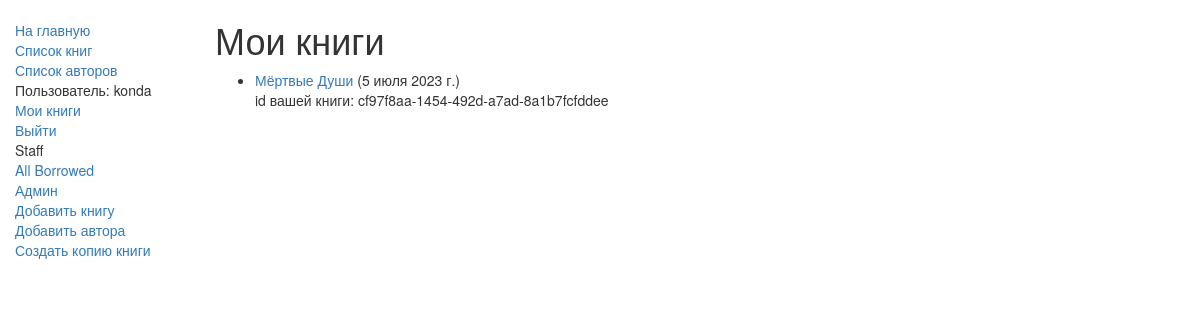
The page /catalog/my_books (signed in) on the database as committed earlier.
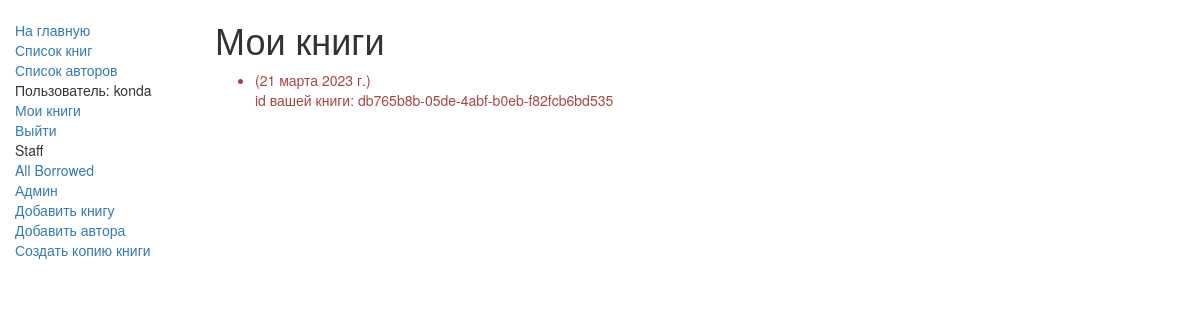
The same page on the database as committed later.
### catalog/models.py (models this page shows, shortened)
class BookInstance(models.Model):
    id = models.UUIDField(primary_key=True, default=uuid.uuid4,
                          help_text="Unique ID for this particular book across whole library")
    book = models.ForeignKey('Book', on_delete=models.SET_NULL, null=True)
    imprint = models.CharField(max_length=200)
    due_back = models.DateField(null=True, blank=True)
    borrower = models.ForeignKey(User, on_delete=models.SET_NULL, null=True, blank=True)
    LOAN_STATUS = (
        ('m', 'Maintenance'),
        ('o', 'On loan'),
        ('a', 'Доступно'),
        ('r', 'Reserved'),
    )
    status = models.CharField(max_length=1, choices=LOAN_STATUS, blank=True, default='m', help_text='Book availability')
    class Meta:
        ordering = ["due_back"]
        permissions = (("can_mark_returned", "Set book as returned"),)
    @property
    def is_overdue(self):
        if self.due_back and date.today() > self.due_back:
            return True
        return False

class Book(models.Model):
    def display_genre(self):
        return ', '.join([genre.name for genre in self.genre.all()[:3]])
    display_genre.short_description = 'Genre'
    title = models.CharField(max_length=40)
    author = models.ForeignKey(Author, on_delete=models.SET_NULL, null=True)
    summary = models.TextField(max_length=1000, help_text="Enter a brief description of the book")
    isbn = models.CharField('ISBN', max_length=13,
                            help_text='13 Character <a href="https://www.isbn-international.org/content/what-isbn">ISBN number</a>')
    genre = models.ManyToManyField(Genre, help_text="Select a genre for this book")
    class Meta:
        ordering = ['title', 'author']

### catalog/views.py (the view)
# urls.py: path('my_books', views.LoanedBooksByUserListView.as_view(), name='my-borrowed'),
class LoanedBooksByUserListView(LoginRequiredMixin, generic.ListView):
    model = BookInstance
    template_name = 'catalog/bookinstance_list_borrowed_user.html'
    paginate_by = 10
    def get_queryset(self):
        return BookInstance.objects.filter(borrower=self.request.user).filter(status__exact='o').order_by('due_back')

### catalog/templates/catalog/bookinstance_list_borrowed_user.html
{% extends "catalog/base.html" %}
{% block content %}
    <h1>Мои книги</h1>
    {% if bookinstance_list %}
    <ul>
      {% for bookinst in bookinstance_list %}
      <li class="{% if bookinst.is_overdue %}text-danger{% endif %}">
        <a href="{% url 'book-detail' bookinst.book.pk %}">{{bookinst.book.title}}</a> ({{ bookinst.due_back }})
          <p>id вашей книги: {{ bookinst.id }}</p>
      </li>
      {% endfor %}
    </ul>
    {% else %}
      <p>There are no books borrowed.</p>
    {% endif %}
{% endblock %}

Rows that differ between the two databases and show on the page:
no longer on this page (row edited): BookInstance: book "Мёртвые Души", due_back "5 июля 2023 г.", id "cf97f8aa-1454-492d-a7ad-8a1b7fcfddee"
added BookInstance: due_back "21 марта 2023 г.", id "db765b8b-05de-4abf-b0eb-f82fcb6bd535"
